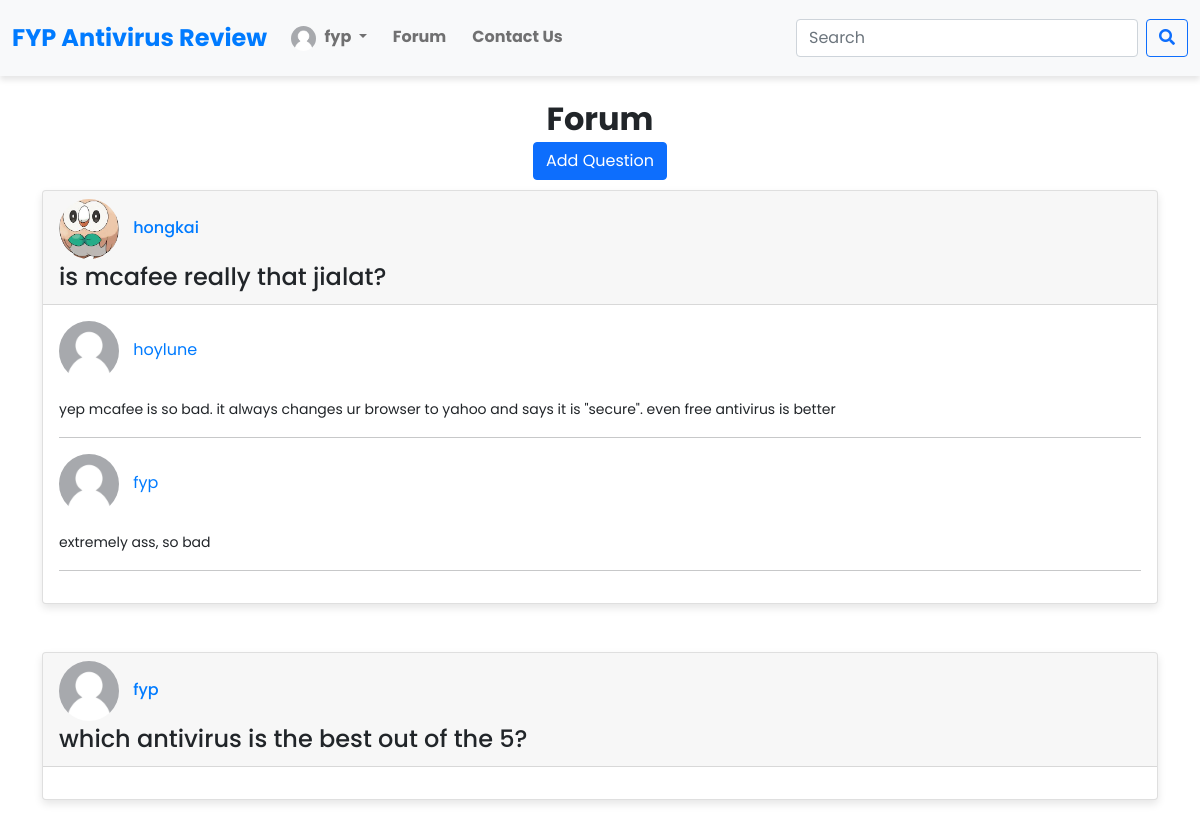
The app's page /forum.php (signed in) with its own data.
### tables this page shows
CREATE TABLE `questions` (
  `quesId` int(11) NOT NULL,
  `userId` int(11) NOT NULL,
  `question` varchar(100) NOT NULL
);

CREATE TABLE `users` (
  `userId` int(11) NOT NULL,
  `username` varchar(60) NOT NULL,
  `password` varchar(40) NOT NULL,
  `name` varchar(80) NOT NULL,
  `dob` varchar(80) NOT NULL,
  `email` varchar(80) NOT NULL,
  `2fa_code` varchar(10) DEFAULT NULL,
  `2fa_expiry` datetime DEFAULT NULL
);

CREATE TABLE `replies` (
  `replyId` int(11) NOT NULL,
  `userId` int(11) NOT NULL,
  `quesId` int(11) NOT NULL,
  `reply` varchar(250) NOT NULL
);

### forum.php (the view, shortened to what this page needs)
<?php
include "dbFunctions.php";
$queryQuestions = "SELECT Q.*, U.username
                   FROM questions Q
                   INNER JOIN users U
                   ON Q.userId = U.userId";
$stmtQuestions = mysqli_prepare($link, $queryQuestions);
mysqli_stmt_execute($stmtQuestions);
$resultQuestions = mysqli_stmt_get_result($stmtQuestions);
$questions = [];
while ($question = mysqli_fetch_assoc($resultQuestions)) {
    $questionId = $question['quesId'];
    $queryReplies = "SELECT R.*, U.username
                     FROM replies R
                     INNER JOIN users U
                     ON R.userId = U.userId
                     WHERE R.quesId = ?";
    $stmtReplies = mysqli_prepare($link, $queryReplies);
    mysqli_stmt_bind_param($stmtReplies, "i", $questionId);
    mysqli_stmt_execute($stmtReplies);
    $resultReplies = mysqli_stmt_get_result($stmtReplies);
    $replies = [];
    while ($reply = mysqli_fetch_assoc($resultReplies)) {
        $replies[] = $reply;
    }
    $question['replies'] = $replies;
    $questions[] = $question;
}
?>
<!DOCTYPE html>
<html lang="en">
<head>
    <link href="https://cdn.jsdelivr.net/npm/bootstrap@5.1.1/dist/css/bootstrap.min.css" rel="stylesheet">
    <link rel="stylesheet" href="https://cdnjs.cloudflare.com/ajax/libs/font-awesome/5.15.4/css/all.min.css">
</head>
<body>
<?php include 'navbar.php'; ?>
<div class="container py-4">
    <h2 class="text-center mb-4"><b>Forum</b></h2>
    <?php if (isset($_SESSION['userId'])): ?>
        <div class="text-center">
            <button class="btn btn-primary add-question-btn" onclick="window.location.href='questionAdd.php'">Add Question</button>
        </div>
    <?php endif; ?>
    <?php foreach ($questions as $question): ?>
        <div class="card mb-5">
            <div class="card-header">
                <h6 class="mb-1" style="color:#007bff;">
                    <?php if (file_exists('pfp/' . $question['userId'] . '.jpg')): ?>
                        <img src="<?php echo 'pfp/' . $question['userId'] . '.jpg'; ?>" style="width: 60px; height: 60px; border-radius: 50%; object-fit: cover; margin-right: 10px;">
                    <?php else: ?>
                        <img src="pfp/avatar.jpg" style="width: 60px; height: 60px; border-radius: 50%; object-fit: cover; margin-right: 10px;">
                    <?php endif; ?>
                        <?php echo $question['username']; ?>
                </h6>
                <h4 class="mb-1"><?php echo $question['question']; ?></h4>
            </div>
            <div class="card-body">
                <?php foreach ($question['replies'] as $reply): ?>
                    <div class="mb-3">
                        <p style="color:#007bff;">
                        <?php if (file_exists('pfp/' . $reply['userId'] . '.jpg')): ?>
                            <img src="<?php echo 'pfp/' . $reply['userId'] . '.jpg'; ?>" alt="Profile Picture" style="width: 60px; height: 60px; border-radius: 50%; object-fit: cover; margin-right: 10px;">
                        <?php else: ?>
                            <img src="pfp/avatar.jpg" style="width: 60px; height: 60px; border-radius: 50%; object-fit: cover; margin-right: 10px;">
                        <?php endif; ?>
                            <?php echo $reply['username']; ?>
                        </p>
                        <small><?php echo $reply['reply']; ?></small>
                        <hr>
                    </div>
                <?php endforeach; ?>
            </div>
        </div>
    <?php endforeach; ?>
</div>
</body>
</html>

### forum.php (style rules this page uses)
body { background-color: #f0f0f0; font-family: 'Poppins', sans-serif; }
.card { border: none; border-radius: 10px; transition: all 0.3s ease; background-color: #fff; box-shadow: 0 4px 8px rgba(0, 0, 0, 0.1); cursor: pointer; }
.card img { height: 200px; object-fit: cover; border-radius: 10px 10px 0 0; }
.add-question-btn { margin-bottom: 10px; margin-top: -20px; margin-right: auto; display: block; margin-left: auto; }

### navbar.php (style rules this page uses)
body { font-family: 'Poppins', sans-serif; }

### records on screen
questions: userId.username "hongkai", question "is mcafee really that jialat?"
replies: userId.username "hoylune", reply "yep mcafee is so bad. it always changes ur browser to yahoo and says it is \"secure\". even free antivirus is better"
replies: userId.username "fyp", reply "extremely ass, so bad"
questions: userId.username "fyp", question "which antivirus is the best out of the 5?"

### other values on screen
$_SESSION['name'] "fyp"
